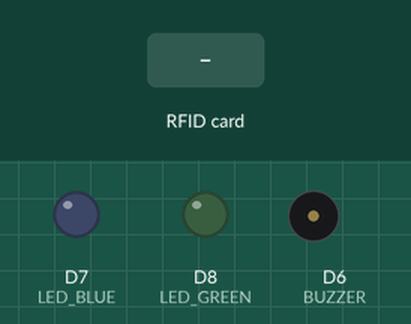
Simulated run of this sketch. Board: Arduino MKR. Shown: output pins drawn as LEDs (lit = HIGH), buzzer (waves = sounding, pin HIGH). The test bench sets the inputs (shaded band). Uploads are accepted with an empty reply; what the sketch prints to the serial monitor is not drawn.

Above: at 4.2 s.
4.3 s: RFID card 5E 7A 19 C4 held to the reader
At 4.8 s:
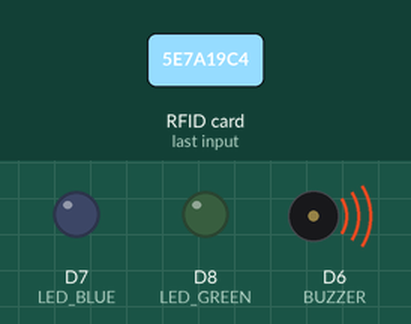
5.8 s: RFID card 5E 7A 19 C4 held to the reader
At 10.9 s:
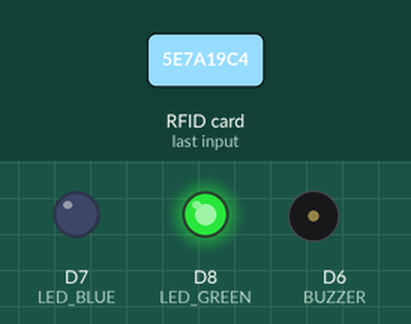
Timing chart, 0 to 12.4 s (numbered marks = the images above; inputs shaded):
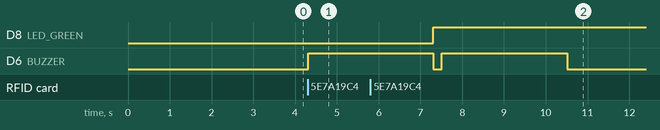

The sketch:

Transit_Cashless_Payment_System.ino
```cpp
#include <SPI.h>
#include <MFRC522.h>


#define TINY_GSM_MODEM_SIM800
#include <TinyGsmClient.h>
#include <ArduinoHttpClient.h>
TinyGsm modem(Serial);
TinyGsmClient client(modem);
HttpClient http = HttpClient(client, "missing url", 80); // Replace missing url with actual url

#define SS_PIN 10
#define RST_PIN 9
#define BUZZER 6
#define LED_GREEN 8
#define LED_BLUE 7

MFRC522 reader(SS_PIN, RST_PIN);

String card = "";

void setup() {
  // We are using the hardware serial
  Serial.begin(9600);

  pinMode(LED_GREEN, OUTPUT);
  pinMode(LED_BLUE, OUTPUT);
  pinMode(BUZZER, OUTPUT);

  Serial.println(F("TRANSIT PAYMENT SYSTEM"));
  delay(2000);

  Serial.println(F("Connecting to Internet ..."));
  if (modem.gprsConnect("", "", "")) {
    Serial.print(" success");
    delay(1000);
  }
}

void loop() {
   if (!reader.PICC_IsNewCardPresent()) {
      return false;
    }
    if (!reader.PICC_ReadCardSerial()) {
      return false;
    }

    for (byte i = 0; i < reader.uid.size; i++) {
    card += String(reader.uid.uidByte[i], DEC);
  }

    card = card.substring(0, 8);
    Serial.println("Tag ID: " + card);

    reader.PICC_HaltA();


    Serial.print(F("Setting buzzer High to confirm read"));
    digitalWrite(BUZZER, HIGH);
    delay(3000);
    digitalWrite(BUZZER, LOW);

    if (modem.isGprsConnected()) {
      Serial.print(F("Setting Up blue green led to indicate connection"));
      digitalWrite(LED_GREEN, HIGH);

      Serial.println("Making POST request...");

      String contentType = "application/json";
      String postData = GenerateJsonData();

      int err = http.post("/", contentType, postData);

      if (err != 0) {
        Serial.println(F("failed to connect"));
        delay(10000);
        return;
      }

      int status = http.responseStatusCode();
      Serial.print(F("Response status code: "));
      Serial.println(status);

      String response = http.responseBody();
      Serial.println(F("Response:"));
      Serial.println(response);

      if (status == 200) {
        Serial.println(F("Successful "));
        digitalWrite(LED_GREEN, HIGH);
      }

      http.stop();
      Serial.println(F("Server disconnected"));
    }
    else {
      Serial.println("Failed to connect to the network ");

      digitalWrite(LED_BLUE, HIGH),
      delay(1000);
      digitalWrite(LED_BLUE, LOW);
      delay(1000);
      digitalWrite(LED_BLUE, HIGH),
      delay(1000);
      digitalWrite(LED_BLUE, LOW);
      delay(1000);
    }
  }


String GenerateJsonData() {
  String fare = "500";
  String aux = "{\n\t\"userId\":\"";
  aux.concat(String(card));
  aux.concat("\",\n\t\"fare\":\"");
  aux.concat(String(fare));
  aux.concat("\n}");
  return aux;
}
```

Measured:
- after the input at 4.3 s, D6 (BUZZER): LOW → HIGH at once
